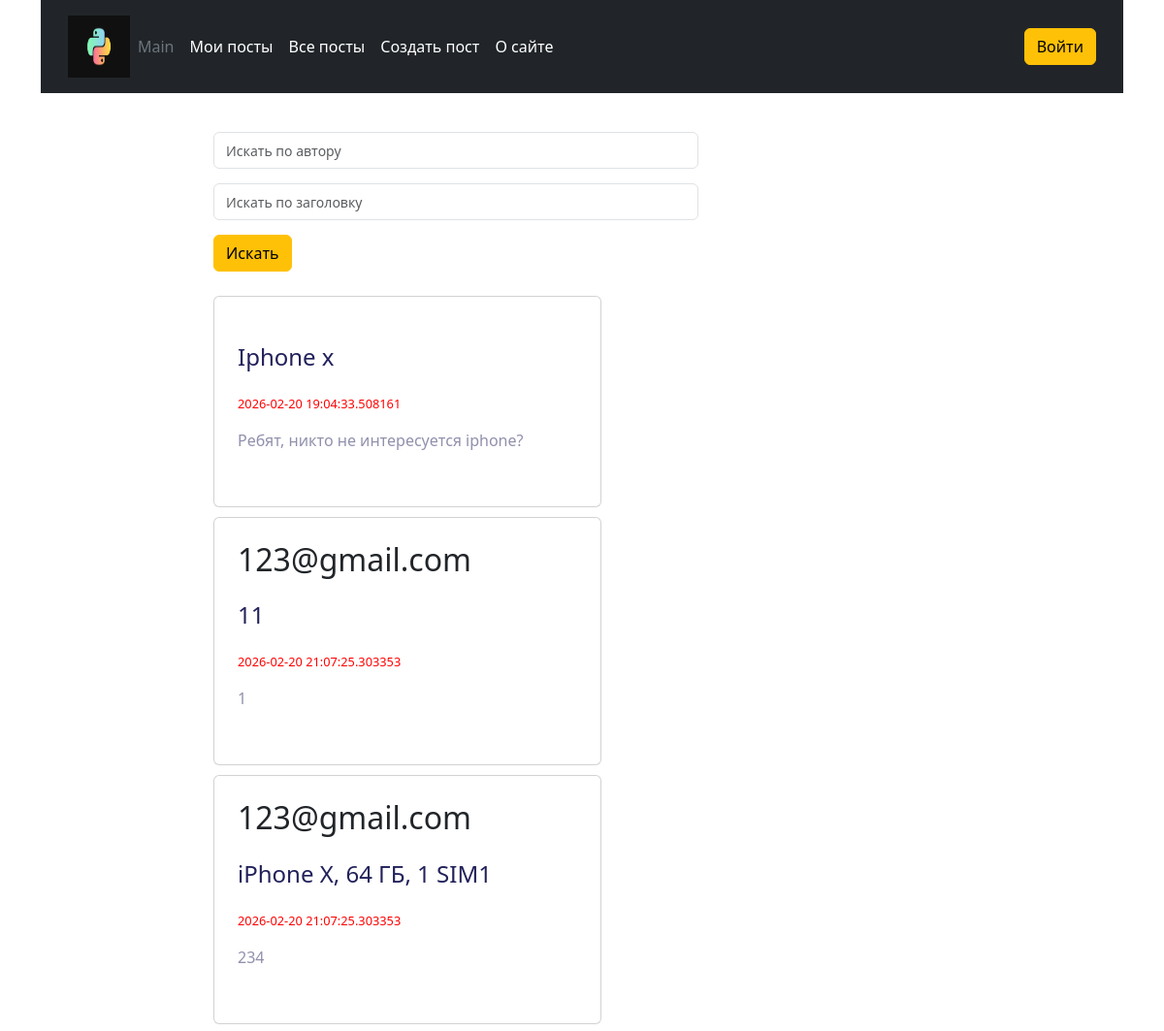
The app's page /allposts (upper part), older data.
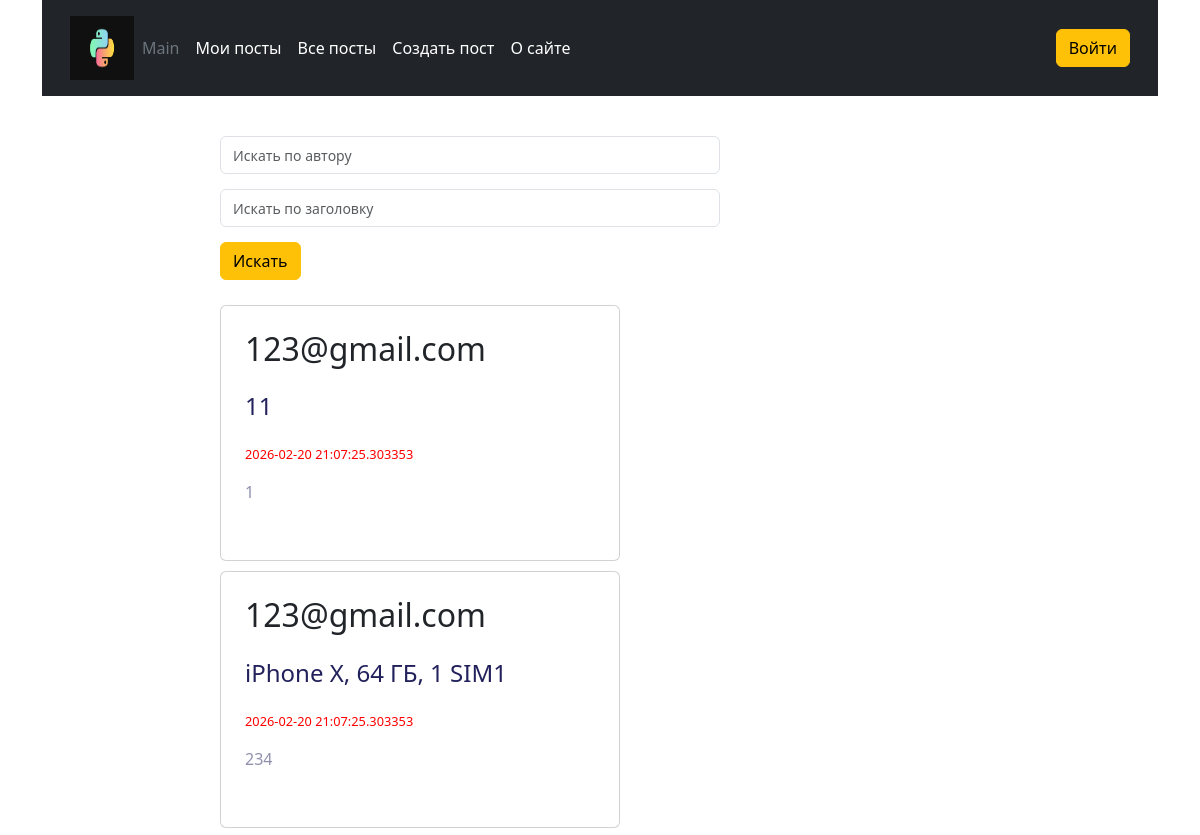
The same page, newer data.
### model.py (models this page shows)
class Post(db.Model):
    __tablename__ = 'posts'
    id = db.Column(db.Integer, primary_key=True)
    title = db.Column(db.String(300), nullable=False)
    text = db.Column(db.Text, nullable=False)
    user_id = db.Column(db.Integer, db.ForeignKey('users.id'))
    user = db.relationship('User', back_populates='posts')
    created_at = db.Column(db.DateTime, default=datetime.datetime.utcnow())

class User(db.Model):
    __tablename__ = 'users'
    id = db.Column(db.Integer, primary_key=True)
    email =db.Column(db.String(300), nullable=False)
    password =db.Column(db.String(300), nullable=False)
    posts = db.relationship('Post', back_populates='user')

### main.py (the view)
@app.route("/allposts", methods=['POST', 'GET'])
def allposts():
    if request.method == 'POST':
        author, title = request.form['author'], request.form['title']
        filtered_posts = filter_posts(author, title, context.get_posts())
        return render_template('posts.html', posts=filtered_posts)
    data = controller.get_all_posts()
    if data['code'] == '0':
        context.set_posts(data['posts'])
        return render_template('posts.html', posts=data['posts'])
    return handler.throw_error(data['code'])

### context.py (called while the page is built)
    def get_is_authorized(self):
        return self.__is_authorized

    def set_posts(self, posts):
        self.__posts = posts

### controller.py (called while the page is built)
    def get_all_posts(self):
        try:
            posts = Post.query.all()
            print("get_all")
            print(posts)
            return {
                'code' : '0',
                'posts' : posts
            }
        except:
            return {
                'code': 'unknown'
            }

### main.py (called while the page is built)
@app.context_processor
def inject_globals():
    return dict(
        context=context
    )

### templates/posts.html (shortened to what this page needs)
{% extends 'base.html' %}
{% block content %}
<form id="search_block" method="post">
  <input type="text" class="form-control search_input"  placeholder="Искать по автору" name="author">
  <input type="text" class="form-control search_input"  placeholder="Искать по заголовку" name="title">
  <a href="{{ url_for('allposts') }}"><button type="submit" class="btn btn-warning">Искать</button></a>
</form>
<div class="all_posts">
{% for post in posts %}
  <div class="card">
    <h2 class="author_name">{{ post.user.email }}</h2>
    <h3 class="blog-title">{{ post.title }}</h3>
    <span class="blog-time">{{ post.created_at }}</span>
    <p class="description">
      {{ post.text }}
    </p>
  </div>
{% endfor %}
</div>
{% endblock %}

### templates/base.html (shortened to what this page needs)
<!doctype html>
<html lang="en">
<head>
    <link rel="stylesheet" href="{{ url_for('static', filename='css/main.css') }}">
    <link rel="stylesheet" href="{{ url_for('static', filename='css/create.css') }}">
  <link rel="stylesheet" href="{{ url_for('static', filename='css/post.css') }}">
    <link
            href="https://cdn.jsdelivr.net/npm/bootstrap@5.3.8/dist/css/bootstrap.min.css"
            rel="stylesheet"
>
</head>
<body>
<div class="container">
<div class="page">
    <header class="p-3 text-bg-dark">
        <div class="container">
            <div class="d-flex flex-wrap align-items-center justify-content-center justify-content-lg-start">
                <a href="/" class="d-flex align-items-center mb-2 mb-lg-0 text-white text-decoration-none">
                    <img class="header_logo" src="{{ url_for('static', filename='img/ico.jpg') }}" alt="logo">
                </a>
                <ul class="nav col-12 col-lg-auto me-lg-auto mb-2 justify-content-center mb-md-0">
                    <li><a href="{{ url_for('index') }}" class="nav-link px-2 text-secondary">Main</a></li>
                    <li><a href="{{ url_for('myposts') }}" class="nav-link px-2 text-white">Мои посты</a></li>
                    <li><a href="{{ url_for('allposts') }}" class="nav-link px-2 text-white">Все посты</a></li>
                    <li><a href="{{ url_for('create') }}" class="nav-link px-2 text-white">Создать пост</a></li>
                    <li><a href="{{ url_for('about') }}" class="nav-link px-2 text-white">О сайте</a></li>
                </ul>
                <div class="text-end">
                    {% if context.get_is_authorized() == True %}
                    <a href="{{ url_for('logout') }}"><button type="button" class="btn btn-warning">Выйти</button></a>
                    {% else %}
                    <a href="{{ url_for('login') }}"><button type="button" class="btn btn-warning">Войти</button></a>
                    {% endif %}
                </div>
            </div>
        </div>
    </header>
    <div class="content">
        {% block content %}{% endblock %}
    </div>
</div>
</div>
</body>
</html>

### static/css/main.css (style rules this page uses)
header { position: sticky; top:0; z-index: 1000; padding:10px; }
.header_logo { height: 64px; width: 64px; }
body { margin:0; }
*, *:before, *:after { box-sizing: border-box; }
.page { overflow: hidden; display:flex; flex-direction: column; min-height: 100vh; }
.content { max-width: 100vh; margin:0 auto; padding: 40px 20px; flex:1 1 auto; }

### static/css/create.css (style rules this page uses)
input::placeholder, textarea::placeholder { color: #aca49c; font-size: 0.875em; }

### static/css/post.css (style rules this page uses)
.search_input { max-width: 500px; margin-bottom: 15px; }
#search_block { margin-bottom: 25px; }
.all_posts { max-width: 100vh; display: flex; flex-direction: row; column-gap: 10px; row-gap: 10px; flex-wrap: wrap; }
.card { width: 25rem; height: auto; background: #fff; border-radius: 1.5rem; padding: 1.5rem; overflow: hidden; position: relative; }
.blog-title { color: #22215B; padding: 1rem 0; font-size: 1.5rem; }
.description { padding: 1rem 0; color: #22215B80; font-size: 1rem; }
.blog-time { font-size: .8rem; color: red; }

Row changes from the older to the newer data that the page shows:
removed Post: title "Iphone x", created_at "2026-02-20 19:04:33.508161", text "Ребят, никто не интересуется iphone?"
